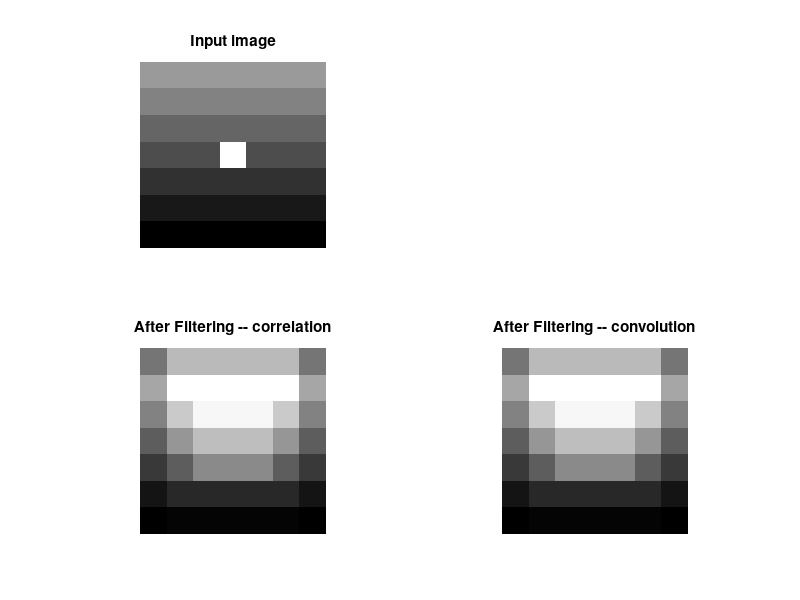

Write MATLAB code to recreate this figure.
function mean_filt2
%% Linear Filtering
% Mean filtering (Averaging filter)

%Define an input image f
img = [6 6 6 6 6 6 6;...
       5 5 5 5 5 5 5;...
       4 4 4 4 4 4 4;...
       3 3 3 10 3 3 3;...
       2 2 2 2 2 2 2;...
       1 1 1 1 1 1 1;...
       0 0 0 0 0 0 0];
   
%Define a mask for filtering in two ways
mask = fspecial('average',3);   % 1st way
mask = [1 1 1; 1 1 1; 1 1 1]/9; % 2nd way

% Filtering in two ways
output1 = filter2(mask,img,'same');  %correlation
output2 = conv2(img,mask,'same');    %convolution -- mask flipped

% Display 2 filtering results
figure,
subplot(2,2,1), imshow(img,[]), title('Input image');
subplot(2,2,3), imshow(output1,[]), title('After Filtering -- correlation');
subplot(2,2,4), imshow(output2,[]), title('After Filtering -- convolution');
